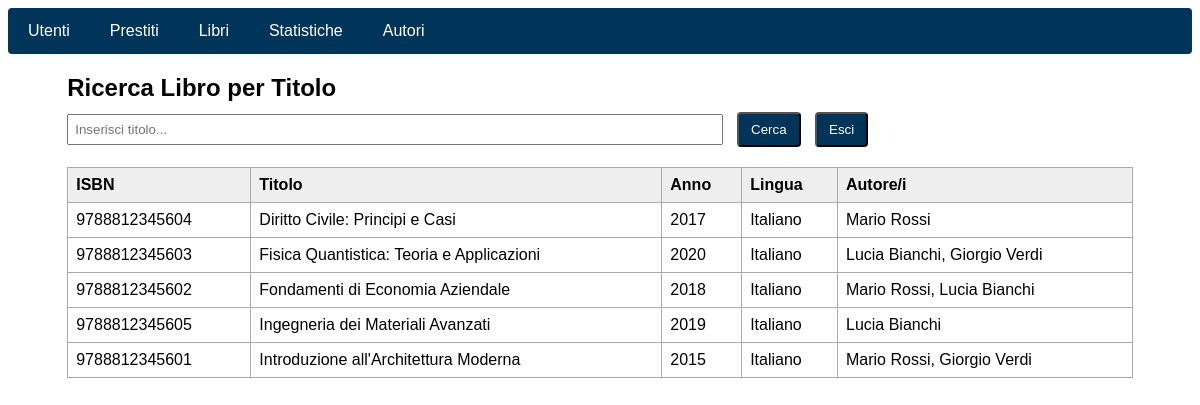
The page /libri/search.php on the database as committed earlier.
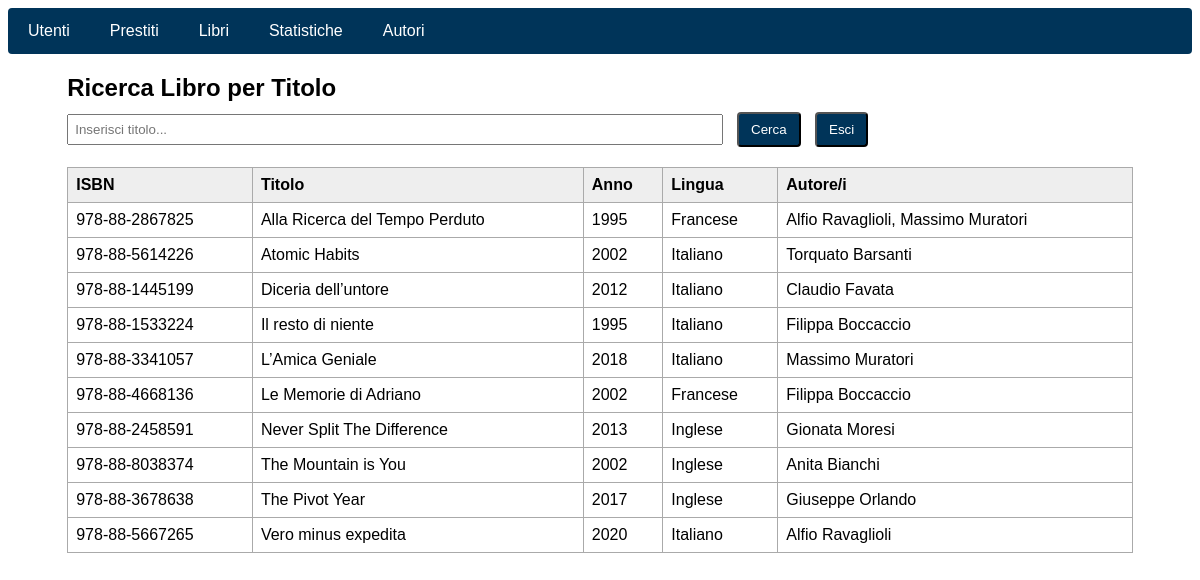
The same page on the database as committed later.
### tables this page shows
CREATE TABLE Libro (
    ISBN VARCHAR(20) PRIMARY KEY,
    titolo VARCHAR(255) NOT NULL,
    anno_pubblicazione INT,
    lingua VARCHAR(50)
);

### libri/search.php (the view, shortened to what this page needs)
<?php
require_once("../connect.php");
$titolo_ricerca = $_GET["titolo"] ?? "";
$query = "
    SELECT
        L.ISBN,
        L.titolo,
        L.anno_pubblicazione,
        L.lingua,
        GROUP_CONCAT(CONCAT(A.nome, ' ', A.cognome) SEPARATOR ', ') AS autori
    FROM
        Libro L
    LEFT JOIN
        AutoreLibro AL ON L.ISBN = AL.ISBN
    LEFT JOIN
        Autore A ON AL.id_autore = A.id_autore
";
$query .= "
    GROUP BY L.ISBN, L.titolo, L.anno_pubblicazione, L.lingua
    ORDER BY L.titolo
";
$result = mysqli_query($connection, $query);
?>
<!DOCTYPE html>
<html lang="it">
<head>
</head>
<body>
    <?php include("../navbar.php"); ?>
    <div class="container">
        <h2>Ricerca Libro per Titolo</h2>
        <form method="get">
            <input type="text" name="titolo" placeholder="Inserisci titolo..." value="<?= htmlspecialchars($titolo_ricerca) ?>">
            <button type="submit" class="btn">Cerca</button>
            <button type="button" class="btn" onclick="window.location.href='get.php'">Esci</button>
        </form>
        <?php if ($result && mysqli_num_rows($result) > 0): ?>
            <table>
                <thead>
                    <tr>
                        <th>ISBN</th>
                        <th>Titolo</th>
                        <th>Anno</th>
                        <th>Lingua</th>
                        <th>Autore/i</th>
                    </tr>
                </thead>
                <tbody>
                    <?php while ($row = mysqli_fetch_assoc($result)): ?>
                        <tr>
                            <td><?= htmlspecialchars($row["ISBN"]) ?></td>
                            <td><?= htmlspecialchars($row["titolo"]) ?></td>
                            <td><?= htmlspecialchars($row["anno_pubblicazione"]) ?></td>
                            <td><?= htmlspecialchars($row["lingua"]) ?></td>
                            <td><?= htmlspecialchars($row["autori"]) ?></td>
                        </tr>
                    <?php endwhile; ?>
                </tbody>
            </table>
        <?php else: ?>
            <p>Nessun libro trovato.</p>
        <?php endif; ?>
    </div>
</body>
</html>

Rows that differ between the two databases and show on the page:
removed libro: ISBN "9788812345604", titolo "Diritto Civile: Principi e Casi", anno_pubblicazione "2017", lingua "Italiano", autori "Mario Rossi"
removed libro: ISBN "9788812345603", titolo "Fisica Quantistica: Teoria e Applicazioni", anno_pubblicazione "2020", lingua "Italiano", autori "Lucia Bianchi, Giorgio Verdi"
removed libro: ISBN "9788812345602", titolo "Fondamenti di Economia Aziendale", anno_pubblicazione "2018", lingua "Italiano", autori "Mario Rossi, Lucia Bianchi"
removed libro: ISBN "9788812345605", titolo "Ingegneria dei Materiali Avanzati", anno_pubblicazione "2019", lingua "Italiano", autori "Lucia Bianchi"
removed libro: ISBN "9788812345601", titolo "Introduzione all'Architettura Moderna", anno_pubblicazione "2015", lingua "Italiano", autori "Mario Rossi, Giorgio Verdi"
added libro: ISBN "978-88-2867825", titolo "Alla Ricerca del Tempo Perduto", anno_pubblicazione "1995", lingua "Francese", autori "Alfio Ravaglioli, Massimo Muratori"
added libro: ISBN "978-88-5614226", titolo "Atomic Habits", anno_pubblicazione "2002", lingua "Italiano", autori "Torquato Barsanti"
added libro: ISBN "978-88-1445199", titolo "Diceria dell’untore", anno_pubblicazione "2012", lingua "Italiano", autori "Claudio Favata"
added libro: ISBN "978-88-1533224", titolo "Il resto di niente", anno_pubblicazione "1995", lingua "Italiano", autori "Filippa Boccaccio"
added libro: ISBN "978-88-3341057", titolo "L’Amica Geniale", anno_pubblicazione "2018", lingua "Italiano", autori "Massimo Muratori"
added libro: ISBN "978-88-4668136", titolo "Le Memorie di Adriano", anno_pubblicazione "2002", lingua "Francese", autori "Filippa Boccaccio"
added libro: ISBN "978-88-2458591", titolo "Never Split The Difference", anno_pubblicazione "2013", lingua "Inglese", autori "Gionata Moresi"
added libro: ISBN "978-88-8038374", titolo "The Mountain is You", anno_pubblicazione "2002", lingua "Inglese", autori "Anita Bianchi"
added libro: ISBN "978-88-3678638", titolo "The Pivot Year", anno_pubblicazione "2017", lingua "Inglese", autori "Giuseppe Orlando"
added libro: ISBN "978-88-5667265", titolo "Vero minus expedita", anno_pubblicazione "2020", lingua "Italiano", autori "Alfio Ravaglioli"
